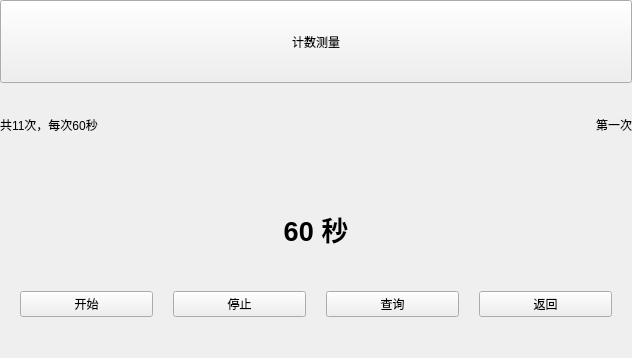
<?xml version="1.0" encoding="UTF-8"?>
<ui version="4.0">
 <class>countingMeasurement</class>
 <widget class="QWidget" name="countingMeasurement">
  <property name="geometry">
   <rect>
    <x>0</x>
    <y>0</y>
    <width>632</width>
    <height>358</height>
   </rect>
  </property>
  <property name="windowTitle">
   <string>Form</string>
  </property>
  <layout class="QGridLayout" name="gridLayout">
   <property name="leftMargin">
    <number>0</number>
   </property>
   <property name="topMargin">
    <number>0</number>
   </property>
   <property name="rightMargin">
    <number>0</number>
   </property>
   <property name="bottomMargin">
    <number>0</number>
   </property>
   <property name="spacing">
    <number>0</number>
   </property>
   <item row="0" column="0">
    <layout class="QVBoxLayout" name="verticalLayout" stretch="2,2,3,3,1">
     <property name="spacing">
      <number>0</number>
     </property>
     <item>
      <widget class="QPushButton" name="pushButton_7">
       <property name="sizePolicy">
        <sizepolicy hsizetype="Minimum" vsizetype="Preferred">
         <horstretch>0</horstretch>
         <verstretch>0</verstretch>
        </sizepolicy>
       </property>
       <property name="text">
        <string>计数测量</string>
       </property>
      </widget>
     </item>
     <item>
      <layout class="QHBoxLayout" name="horizontalLayout_3" stretch="5,1">
       <property name="spacing">
        <number>0</number>
       </property>
       <item>
        <widget class="QLabel" name="label_2">
         <property name="text">
          <string>共11次，每次60秒</string>
         </property>
        </widget>
       </item>
       <item>
        <widget class="QLabel" name="label_counter">
         <property name="text">
          <string>第一次</string>
         </property>
         <property name="alignment">
          <set>Qt::AlignRight|Qt::AlignTrailing|Qt::AlignVCenter</set>
         </property>
        </widget>
       </item>
      </layout>
     </item>
     <item>
      <widget class="QLabel" name="label_seconds">
       <property name="sizePolicy">
        <sizepolicy hsizetype="Minimum" vsizetype="Minimum">
         <horstretch>0</horstretch>
         <verstretch>0</verstretch>
        </sizepolicy>
       </property>
       <property name="font">
        <font>
         <pointsize>20</pointsize>
         <weight>75</weight>
         <bold>true</bold>
         <stylestrategy>PreferAntialias</stylestrategy>
        </font>
       </property>
       <property name="text">
        <string>60 秒</string>
       </property>
       <property name="alignment">
        <set>Qt::AlignCenter</set>
       </property>
      </widget>
     </item>
     <item>
      <layout class="QHBoxLayout" name="horizontalLayout_2">
       <property name="spacing">
        <number>20</number>
       </property>
       <property name="leftMargin">
        <number>20</number>
       </property>
       <property name="topMargin">
        <number>0</number>
       </property>
       <property name="rightMargin">
        <number>20</number>
       </property>
       <property name="bottomMargin">
        <number>0</number>
       </property>
       <item>
        <widget class="QPushButton" name="pushButton">
         <property name="text">
          <string>开始</string>
         </property>
        </widget>
       </item>
       <item>
        <widget class="QPushButton" name="pushButton_2">
         <property name="text">
          <string>停止</string>
         </property>
        </widget>
       </item>
       <item>
        <widget class="QPushButton" name="pushButton_5">
         <property name="text">
          <string>查询</string>
         </property>
        </widget>
       </item>
       <item>
        <widget class="QPushButton" name="pushButton_3">
         <property name="text">
          <string>返回</string>
         </property>
        </widget>
       </item>
      </layout>
     </item>
     <item>
      <layout class="QHBoxLayout" name="horizontalLayout">
       <property name="spacing">
        <number>0</number>
       </property>
       <item>
        <widget class="issample" name="widget" native="true"/>
       </item>
       <item>
        <widget class="ispreheat" name="widget_2" native="true"/>
       </item>
       <item>
        <widget class="date_widget" name="widget_3" native="true"/>
       </item>
      </layout>
     </item>
    </layout>
   </item>
  </layout>
 </widget>
 <customwidgets>
  <customwidget>
   <class>date_widget</class>
   <extends>QWidget</extends>
   <header>date_widget.h</header>
   <container>1</container>
  </customwidget>
  <customwidget>
   <class>issample</class>
   <extends>QWidget</extends>
   <header>issample.h</header>
   <container>1</container>
  </customwidget>
  <customwidget>
   <class>ispreheat</class>
   <extends>QWidget</extends>
   <header>ispreheat.h</header>
   <container>1</container>
  </customwidget>
 </customwidgets>
 <resources/>
 <connections/>
</ui>
